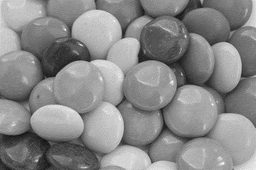
#> input picture Binary Images/Input.png, 256 x 170 px, shrunk from 849 x 565 before the run
$ python PixelExpansion_Implementation.py
#> lines starting #> are read from the running program, lines starting #| are printed output that depends on the picture; long printed decimals are rounded
### Binary Images/BinaryMetrics.py
import numpy as np
import math
from scipy import signal
from PIL import Image

def normxcorr2D(image, template):
    t = np.asarray(template, dtype=np.float64)
    t = t - np.mean(t)
    norm = math.sqrt(np.sum(np.square(t)))
    t = t / norm

    sum_filter = np.ones(np.shape(t))


    a = np.asarray(image, dtype=np.float64)

    aa = np.square(a)

    a_sum = signal.correlate(a, sum_filter, 'same')
    aa_sum = signal.correlate(aa, sum_filter, 'same')

    numer = signal.correlate(a, t, 'same')

    denom = np.sqrt(aa_sum - np.square(a_sum)/np.size(t))

    tol = np.sqrt(np.finfo(denom.dtype).eps)
    nxcorr = np.where(denom < tol, 0, numer/denom)

    nxcorr = np.where(np.abs(nxcorr-1.) > np.sqrt(np.finfo(nxcorr.dtype).eps),nxcorr,0)

    return nxcorr

def psnr(original, contrast):
    mse = np.mean((original - contrast) ** 2)
    if mse == 0:
        return 100
    PIXEL_MAX = 255.0
    PSNR = 20 * math.log10(PIXEL_MAX / math.sqrt(mse))
    return PSNR

### Binary Images/PixelExpansion_Implementation.py
# Pixel Expansion implementation for Binary Image

import numpy as np
from PIL import Image
from BinaryMetrics import psnr, normxcorr2D

def extract_colour():
    colour = [[0,0,1,1], [1,1,0,0], [1,0,0,1],[0,1,1,0],[1,0,1,0],[0,1,0,1]]
    return np.array(colour[np.random.randint(0,6)])


def encrypt(input_image):
    input_matrix = np.asarray(input_image).astype(np.uint8)

    (row, column) = input_matrix.shape
    secret_share1 = np.empty((2*row, 2*column)).astype('uint8')
    secret_share2 = np.empty((2*row, 2*column)).astype('uint8')

    for i in range(row):
        for j in range(column):
            colour = extract_colour()
            secret_share1[2*i][2*j] = secret_share2[2*i][2*j] = colour[0]
            secret_share1[2*i + 1][2*j] = secret_share2[2*i + 1][2*j] = colour[1]
            secret_share1[2*i][2*j + 1] = secret_share2[2*i][2*j + 1] = colour[2]
            secret_share1[2*i + 1][2*j + 1] = secret_share2[2*i + 1][2*j + 1] = colour[3]

            if input_matrix[i][j] == 0:
                secret_share2[2*i][2*j] = 1 - secret_share2[2*i][2*j]
                secret_share2[2*i + 1][2*j] = 1 - secret_share2[2*i + 1][2*j]
                secret_share2[2*i][2*j + 1] = 1 - secret_share2[2*i][2*j + 1]
                secret_share2[2*i + 1][2*j + 1] = 1 - secret_share2[2*i + 1][2*j + 1]

    return secret_share1, secret_share2, input_matrix


def decrypt(secret_share1, secret_share2):
    '''
    Black -> 0
    White -> 1

    White + White -> White ( 1 + 1 -> 1)
    White + Black -> Black ( 1 + 0 -> 0)
    Black + White -> Black ( 0 + 1 -> 0)
    Black + Black -> Black ( 0 + 0 -> 0)

    Best operator to use for this is - bitwise and

    '''
    overlap_matrix = secret_share1 & secret_share2
    (row, column) = secret_share1.shape
    row = int(row/2)
    column = int(column/2)
    extraction_matrix = np.ones((row, column))

    for i in range(row):
        for j in range(column):
            cnt = overlap_matrix[2*i][2*j] + overlap_matrix[2*i + 1][2*j] + overlap_matrix[2*i][2*j + 1] + overlap_matrix[2*i + 1][2*j + 1]
            if cnt == 0:
                extraction_matrix[i][j] = 0

    return overlap_matrix, extraction_matrix

if __name__ == "__main__":

    print("Save input image as 'Input.png' in the same folder as this file\n")

    try:
        input_image = Image.open('Input.png').convert('1')
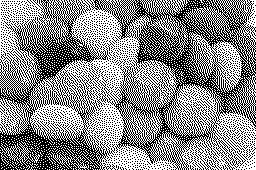
#> input_image: PIL image 256x170 1; 53.7% white; black in thin lines or dots

    except FileNotFoundError:
        print("Input file not found!")
        exit(0)

    print("Image uploaded successfully!")
    print("Input image size (in pixels) : ", input_image.size)
#| Input image size (in pixels) :  (256, 170)
    print("Number of shares image = 2")

    secret_share1, secret_share2, input_matrix = encrypt(input_image)
#> in encrypt, `input_matrix = np.asarray(input_image).astype(np.uint8)`: input_matrix: shape (170, 256); values 0 (black) and 1 (white), 53.7% white; black in thin lines or dots
#> after the loop in encrypt, `for i in range(row):`:
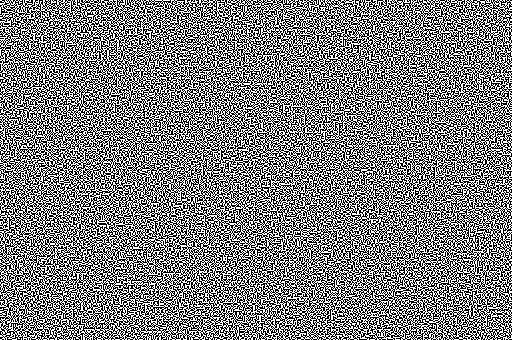
#> secret_share1: shape (340, 512); values 0 (black) and 1 (white), 50% white in thin lines or dots
#> after the loop in encrypt, `for i in range(row):`:
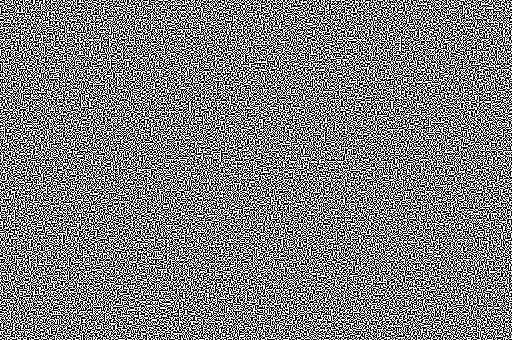
#> secret_share2: shape (340, 512); values 0 (black) and 1 (white), 50% white in thin lines or dots

    image1 = Image.fromarray(secret_share1.astype(np.uint8) * 255)
#> image1: PIL image 512x340 L; 50% white in thin lines or dots
    image1.save("outputs/PE_SecretShare_1.png")
    image2 = Image.fromarray(secret_share2.astype(np.uint8) * 255)
#> image2: PIL image 512x340 L; 50% white in thin lines or dots
    image2.save("outputs/PE_SecretShare_2.png")

    overlap_matrix, extraction_matrix = decrypt(secret_share1, secret_share2)
#> in decrypt, `overlap_matrix = secret_share1 & secret_share2`: overlap_matrix: shape (340, 512); values 0 (black) and 1 (white), 26.8% white in thin lines or dots
    extraction_output = Image.fromarray(extraction_matrix.astype(np.uint8) * 255)
    overlap_output = Image.fromarray(overlap_matrix.astype(np.uint8) * 255)
#> overlap_output: PIL image 512x340 L; 26.8% white in thin lines or dots

    extraction_output.save('outputs/Output_PE(Extraction).png', mode = '1')
    print("Image is saved 'Output_PE(Extraction).png' ...")

    overlap_output = overlap_output.resize(input_image.size)
#> overlap_output: PIL image 256x170 L
    overlap_matrix = np.asarray(overlap_output).astype(np.uint8)
    overlap_output.save('outputs/Output_PE(Overlap).png', mode = '1')
    print("Image is saved 'outputs/Output_PE(Overlap).png' ...\n\n")

    print("Evaluation metrics for Extraction algorithm: ")
    print(f"PSNR value is {psnr(input_matrix, extraction_matrix)} dB")
#| PSNR value is 100 dB
    print(f"Mean NCORR value is {normxcorr2D(input_matrix, extraction_matrix)}")
#> in normxcorr2D, `t = t - np.mean(t)`: t: shape (170, 256) float64; values -0.537 (black) and 0.463 (white), 53.7% white; black in thin lines or dots
#> in normxcorr2D, `t = t / norm`: t: shape (170, 256) float64; values -0.00516 (black) and 0.00445 (white), 53.7% white; black in thin lines or dots
#> in normxcorr2D, `denom = np.sqrt(aa_sum - np.square(a_sum)/np.size(t))`:
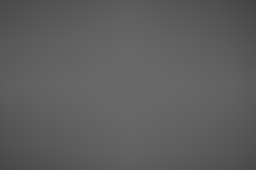
#> denom: shape (170, 256) float64; min 67.43, max 104.3, mean 94.1
#> in normxcorr2D, `nxcorr = np.where(np.abs(nxcorr-1.) > np.sqrt(np.finfo(nxcorr.dtype).e..`:
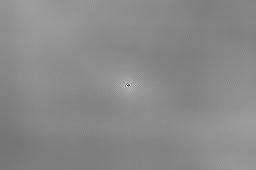
#> nxcorr: shape (170, 256) float64; min -0.409, max 0.36, mean 0.00601; drawn with min black and max white
#> (printed output is left out)

    print("\n\nEvaluation metrics for Overlap algorithm: ")
    print(f"PSNR value is {psnr(input_matrix, overlap_matrix)} dB")
#| PSNR value is 28.142 dB
    print(f"Mean NCORR value is {normxcorr2D(input_matrix, overlap_matrix)}")
#> in normxcorr2D (call 2), `t = t - np.mean(t)`:
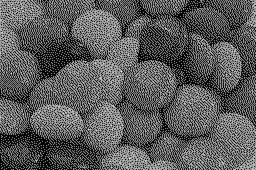
#> t: shape (170, 256) float64; min -70.27, max 124.7, mean 0; drawn with min black and max white
#> in normxcorr2D (call 2), `numer = signal.correlate(a, t, 'same')`:
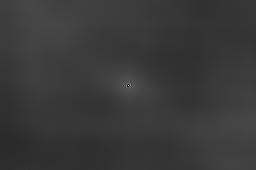
#> numer: shape (170, 256) float64; min -27.27, max 97.17, mean 0.8; drawn with min black and max white
#> (printed output is left out)

$ run again, with Binary Images/MA_Share_1.png copied over Binary Images/Input.png
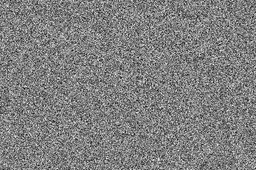
#> input picture Binary Images/MA_Share_1.png, 256 x 170 px, shrunk from 849 x 565 before the run
#> `input_image = Image.open('Input.png').convert('1')`:
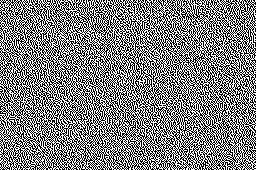
#> input_image: PIL image 256x170 1; 50% white; black in thin lines or dots
#| Input image size (in pixels) :  (256, 170)
#> input_matrix: shape (170, 256); values 0 (black) and 1 (white), 50% white; black in thin lines or dots
#> image1: PIL image 512x340 L; 50% white in thin lines or dots
#> image2: PIL image 512x340 L; 50% white in thin lines or dots
#> overlap_matrix: shape (340, 512); values 0 (black) and 1 (white), 25% white in thin lines or dots
#| PSNR value is 100 dB
#> (printed output is left out)
#| PSNR value is 27.946 dB
#> in normxcorr2D (call 2), `t = t - np.mean(t)`:
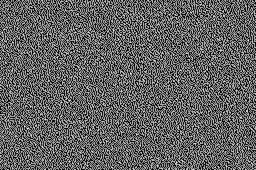
#> t: shape (170, 256) float64; min -65.84, max 106.2, mean 0; drawn with min black and max white
#> (printed output is left out)

$ run again, with Binary Images/MA_Share_2.png copied over Binary Images/Input.png
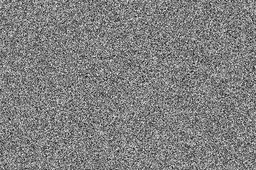
#> input picture Binary Images/MA_Share_2.png, 256 x 170 px, shrunk from 849 x 565 before the run
#> `input_image = Image.open('Input.png').convert('1')`:
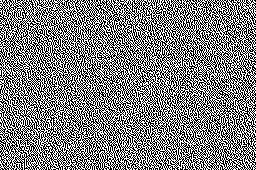
#> input_image: PIL image 256x170 1; 50% white; black in thin lines or dots
#| Input image size (in pixels) :  (256, 170)
#> input_matrix: shape (170, 256); values 0 (black) and 1 (white), 50% white; black in thin lines or dots
#> image1: PIL image 512x340 L; 50% white in thin lines or dots
#> image2: PIL image 512x340 L; 50% white in thin lines or dots
#> overlap_matrix: shape (340, 512); values 0 (black) and 1 (white), 25% white in thin lines or dots
#| PSNR value is 100 dB
#> (printed output is left out)
#| PSNR value is 27.916 dB
#> in normxcorr2D (call 2), `t = t - np.mean(t)`:
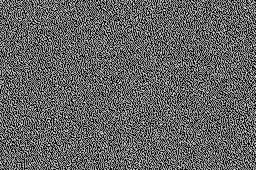
#> t: shape (170, 256) float64; min -65.88, max 103.1, mean 0; drawn with min black and max white
#> (printed output is left out)

$ run again, with Binary Images/MA_Share_3.png copied over Binary Images/Input.png
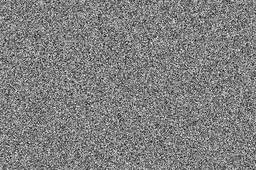
#> input picture Binary Images/MA_Share_3.png, 256 x 170 px, shrunk from 849 x 565 before the run
#> input_image: PIL image 256x170 1; 50% white in thin lines or dots
#| Input image size (in pixels) :  (256, 170)
#> input_matrix: shape (170, 256); values 0 (black) and 1 (white), 50% white in thin lines or dots
#> image1: PIL image 512x340 L; 50% white in thin lines or dots
#> image2: PIL image 512x340 L; 50% white in thin lines or dots
#> overlap_matrix: shape (340, 512); values 0 (black) and 1 (white), 25% white in thin lines or dots
#| PSNR value is 100 dB
#> (printed output is left out)
#| PSNR value is 27.930 dB
#> in normxcorr2D (call 2), `t = t - np.mean(t)`:
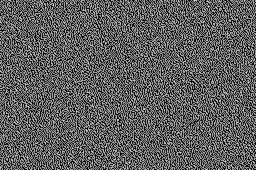
#> t: shape (170, 256) float64; min -65.77, max 112.2, mean 0; drawn with min black and max white
#> (printed output is left out)
